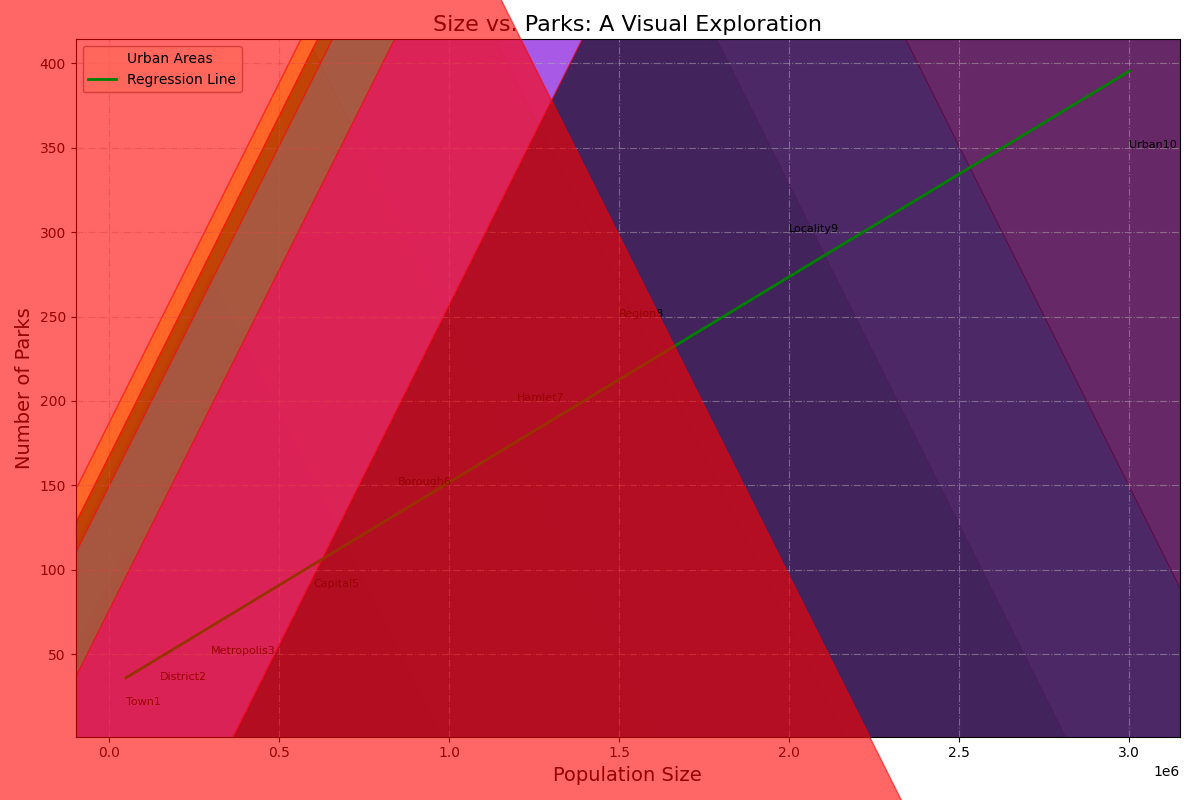

The script that drew this image:
import numpy as np
import matplotlib.pyplot as plt

cities = ['Town1', 'District2', 'Metropolis3', 'Capital5', 'Borough6', 'Hamlet7', 'Region8', 'Locality9', 'Urban10']
populations = [50000, 150000, 300000, 600000, 850000, 1200000, 1500000, 2000000, 3000000]
park_counts = [20, 35, 50, 90, 150, 200, 250, 300, 350]

fig, ax = plt.subplots(figsize=(12, 8))

# Set custom colors manually to shuffle the originally assigned colors
custom_colors = ['red', 'purple', 'blue', 'orange', 'yellow', 'green', 'cyan', 'magenta', 'black']

# Scatter plot with altered markers and edgecolors
scatter = ax.scatter(populations, park_counts, s=populations, alpha=0.6, edgecolors='r', marker='^', c=custom_colors, label='Urban Areas')

# Annotate with altered font size for a few cities
for i, city in enumerate(cities):
    ax.annotate(city, (populations[i], park_counts[i]), fontsize=8, ha='left')

# Regression line with altered style
coefficients = np.polyfit(populations, park_counts, 1)
polynomial = np.poly1d(coefficients)
trendline = polynomial(populations)
ax.plot(populations, trendline, color='green', linestyle='-', linewidth=2, label='Regression Line')

# Title and labels with altered fonts
ax.set_title('Size vs. Parks: A Visual Exploration', fontsize=16, fontweight='normal')
ax.set_xlabel('Population Size', fontsize=14)
ax.set_ylabel('Number of Parks', fontsize=14)

# Updated legend and grid style
ax.legend(facecolor='lightyellow', edgecolor='gray')
ax.grid(True, linestyle='-.', alpha=0.5)

plt.tight_layout()
plt.show()
